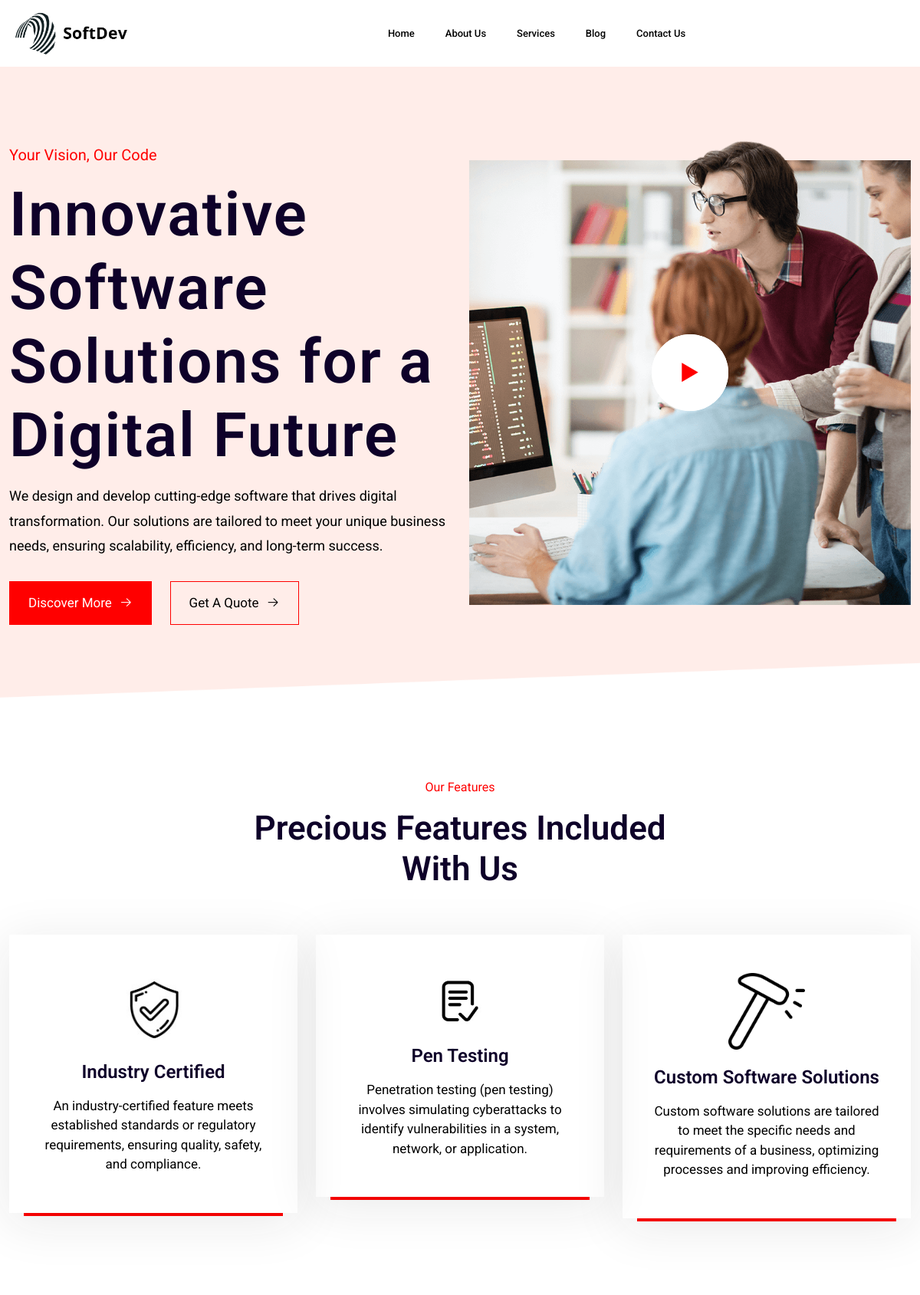
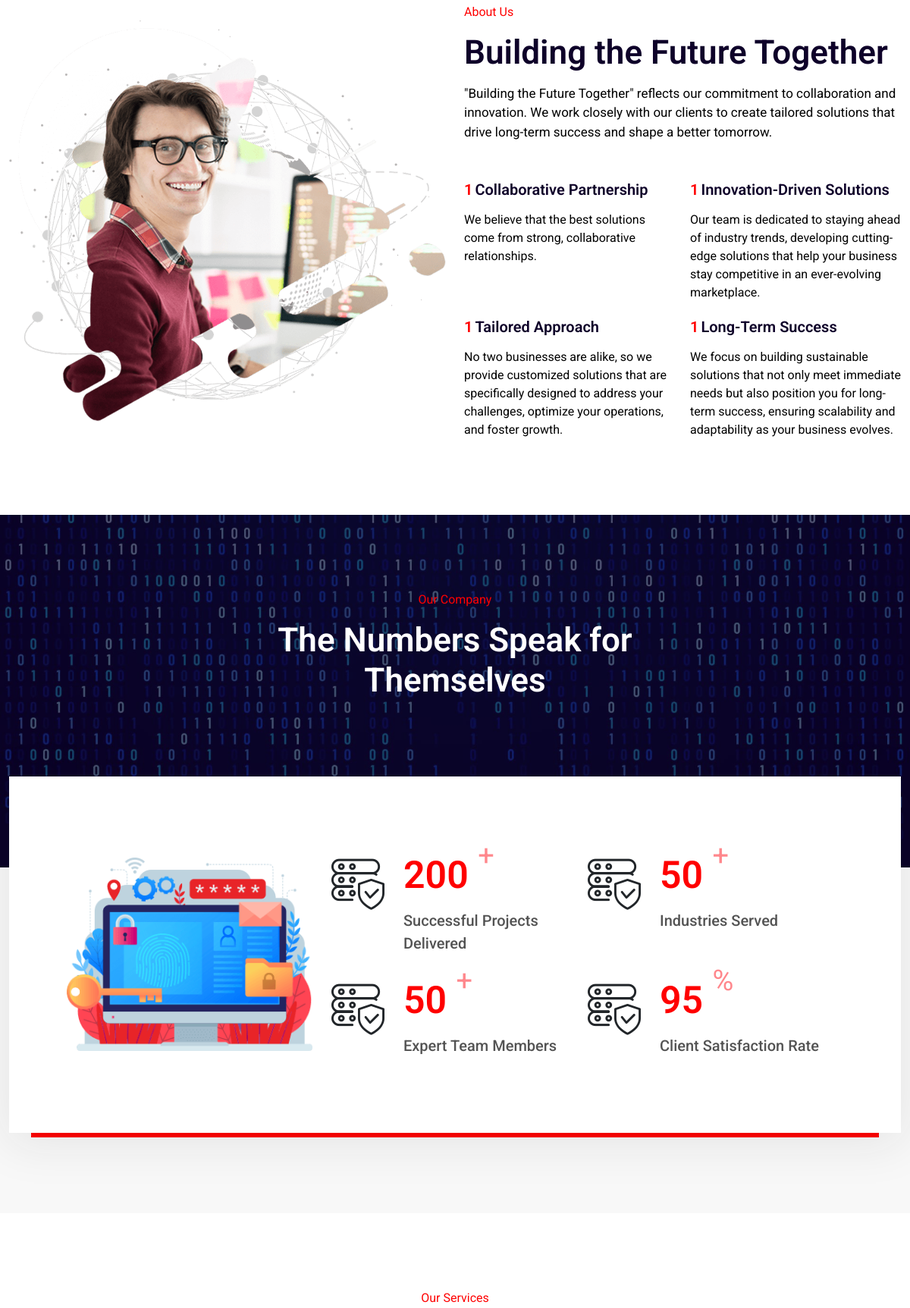
The page / (upper part) on the database its author committed (2 pictures, top to bottom).
### website/models.py (models this page shows)
class Slider(models.Model):
    slider_subtitle = models.CharField(max_length=100)
    slider_title = models.CharField(max_length=100)
    slider_details = models.TextField()
    slider_image = models.ImageField(upload_to='static/')
    slider_video_link = models.URLField()

class Feature(models.Model):
    feature_image = models.ImageField(upload_to='static/')
    feature_title = models.CharField(max_length=100)
    feature_details = models.TextField()

class About(models.Model):
    about_heading = models.CharField(max_length=100)
    about_details = models.TextField()
    about_image = models.ImageField(upload_to='static/')
    about_point_1_title = models.CharField(max_length=100)
    about_point_1_details = models.TextField()
    about_point_2_title = models.CharField(max_length=100)
    about_point_2_details = models.TextField()
    about_point_3_title = models.CharField(max_length=100)
    about_point_3_details = models.TextField()
    about_point_4_title = models.CharField(max_length=100)
    about_point_4_details = models.TextField()

class Counter(models.Model):
    counter_image = models.ImageField(upload_to='static/')
    count_1_title = models.CharField(max_length=100)
    count_1_value = models.IntegerField()
    count_2_title = models.CharField(max_length=100)
    count_2_value = models.IntegerField()
    count_3_title = models.CharField(max_length=100)
    count_3_value = models.IntegerField()
    count_4_title = models.CharField(max_length=100)
    count_4_value = models.IntegerField()

### website/views.py (the view)
# urls.py: 2. Add a URL to urlpatterns:  path('', views.home, name='home')
def home(req):
    features = models.Feature.objects.all()
    about = models.About.objects.all()
    counters = models.Counter.objects.all()
    services = models.Service.objects.all()
    sliders = models.Slider.objects.all()
    challenge = models.Challenge.objects.all()
    projects = models.Project.objects.all()
    wcu = models.WhyChooseUs.objects.all()
    testimonials = models.Testimonial.objects.all()
    blog = models.Blog.objects.all()
    partners = models.Partner.objects.all()
    obj = {"features":features,"about":about,"counters":counters,"services":services,"sliders":sliders,"challenge":challenge,
           "projects":projects,"wcu":wcu,"testimonials":testimonials,"blog":blog,"partners":partners}
    return render(req,"home.html",obj)

### template/home.html (shortened to what this page needs)
{% include "navbar.html" %}
 <header class="header-banner">
    <div class="container-fluid">
        <div class="row align-items-center">
            {% for i in sliders %}
            <div class="col-sm-12 col-md-12 col-lg-6">
                <div class="header-content header-content-full">
                    <small>{{i.slider_subtitle}}</small>
                    <h1>{{i.slider_title}}</h1>
                    <p>{{i.slider_details}} </p>
                    <div class="header-button">
                        <a href="#" class="btn no-radius">Discover More <i class="flaticon-right-arrow-2"></i></a>
                        <a href="#" class="no-radius btn btn-border btn-border-black">Get A Quote <i class="flaticon-right-arrow-2"></i></a>
                    </div>
                </div>
            </div>
            <div class="col-sm-12 col-md-12 col-lg-6 pb-30">
                <div class="header-content-image text-center">
                    <div class="header-video-button">
                        <a href="{{i.slider_video_link}}" id="video-popup"><i class="flaticon-play-button"></i></a>
                    </div>
                </div>
            </div>
        {% endfor %}
        </div>
    </div>
</header>
<section class="feature-section pt-100 pb-70">
    <div class="container">
        <div class="section-title">
            <small>Our Features</small>
            <h2>Precious Features Included With Us</h2>
        </div>
        <div class="row">
            {% for i in features %}
            <div class="col-sm-12 col-md-6 col-lg-4 pb-30">
                <div class="feature-card">
                    <div class="feature-card-inner">
                        <div class="feature-card-thumb">
                            <img src="/{{i.feature_image}} "width="100px">
                        </div>
                        <div class="feature-card-content">
                            <h3>{{i.feature_title}}</h3>
                            <p>{{i.feature_details}}</p>
                        </div>
                    </div>
                </div>
            </div>
            {% endfor %}
        </div>
    </div>
</section>
{% for i in about %}
<section class="about-section pb-70">
    <div class="container-fluid">
        <div class="row align-items-center">
            <div class="col-sm-12 col-lg-6 pb-30">
                <div class="about-item-image text-center">
                    <img src="{{i.about_image}}" alt="about">
                </div>
            </div>
            <div class="col-sm-12 col-lg-6 pb-10">
                <div class="max-585 mx-auto mx-lg-0">
                    <div class="about-item-text">
                        <div class="section-title section-title-left text-start">
                            <small>About Us</small>
                            <h2>{{i.about_heading}}</h2>
                            <p>{{i.about_details}}</p>
                        </div>
                        <div class="about-content-list">
                            <div class="about-list-item">
                                <h3><span>{{forloop.counter}}</span>{{i.about_point_1_title}}</h3>
                                <p>{{i.about_point_1_details}}</p>
                            </div>
                            <div class="about-list-item">
                                <h3><span>{{forloop.counter}}</span>{{i.about_point_2_title}}</h3>
                                <p>{{i.about_point_2_details}}</p>
                            </div>
                            <div class="about-list-item">
                                <h3><span>{{forloop.counter}}</span>{{i.about_point_3_title}}</h3>
                                <p>{{i.about_point_3_details}}</p>
                            </div>
                            <div class="about-list-item">
                                <h3><span>{{forloop.counter}}</span>{{i.about_point_4_title}}</h3>
                                <p>{{i.about_point_4_details}}</p>
                            </div>
                        </div>
                    </div>
                </div>
            </div>
        </div>
    </div>
</section>
{% endfor %}
 {% for i in counters %}
<section class="company-info-section pb-100 bg-off-white">
    <div class="company-info-bg extra-bottom-space">
        <div class="container">
            <div class="section-title position-relative section-title-white mb-0">
                <small>Our Company</small>
                <h2 class="m-0">The Numbers Speak for Themselves</h2>
            </div>
        </div>
    </div>
    <div class="container">
        <div class="company-info-box section-minus-margin border-bottom">
            <div class="company-info-data pt-100 pb-70 bg-white position-relative">
                <div class="row align-items-center">
                    <div class="col-sm-12 col-lg-4 pb-30">
                        <div class="info-item-image text-center">
                            <img src="/{{i.counter_image}}" alt="info">
                        </div>
                    </div>
                    <div class="col-sm-12 col-lg-8">
                        <div class="counter-item-content">
                            <div class="counter-content-list">
                                <div class="counter-content-thumb">
                                    <i class="flaticon-secure"></i>
                                </div>
                                <div class="counter-content-text">
                                    <h3 class="color-main"><span class="counter">{{i.count_1_value}}</span> <sup>+</sup></h3>
                                    <p>{{i.count_1_title}}</p>
                                </div>
                            </div>
                            <div class="counter-content-list">
                                <div class="counter-content-thumb">
                                    <i class="flaticon-secure"></i>
                                </div>
                                <div class="counter-content-text">
                                    <h3 class="color-main"><span class="counter">{{i.count_2_value}}</span> <sup>+</sup></h3>
                                    <p>{{i.count_2_title}}</p>
                                </div>
                            </div>
                            <div class="counter-content-list">
                                <div class="counter-content-thumb">
                                    <i class="flaticon-secure"></i>
                                </div>
                                <div class="counter-content-text">
                                    <h3 class="color-main"><span class="counter">{{i.count_3_value}}</span> <sup>+</sup></h3>
                                    <p>{{i.count_3_title}}</p>
                                </div>
                            </div>
                            <div class="counter-content-list">
                                <div class="counter-content-thumb">
                                    <i class="flaticon-secure"></i>
                                </div>
                                <div class="counter-content-text">
                                    <h3 class="color-main"><span class="counter">{{i.count_4_value}}</span> <sup>%</sup></h3>
                                    <p>{{i.count_4_title}}</p>
                                </div>
                            </div>
                        </div>
                    </div>
                </div>
            </div>
        </div>
    </div>
</section>
{% endfor %}
<section class="service-section p-tb-100">
    <div class="container">
        <div class="section-title">
            <small>Our Services</small>
        </div>
    </div>
</section>
{% include "footer.html" %}

### static/assets/css/responsive.css (style rules this page uses)
@media only screen and (min-width : 1200px) { .container, .container-lg, .container-md, .container-sm, .container-xl { max-width: 1230px; } }

### rows shown on the page
Slider: slider_subtitle "Your Vision, Our Code", slider_title "Innovative Software Solutions for a Digital Future", slider_details "We design and develop cutting-edge software that drives digital transformation. Our solutions are tailored to meet your unique business needs, ensuring scalability, efficiency, and long-term success."
Feature: feature_image (picture), feature_title "Industry Certified", feature_details "An industry-certified feature meets established standards or regulatory requirements, ensuring quality, safety, and compliance."
Feature: feature_image (picture), feature_title "Pen Testing", feature_details "Penetration testing (pen testing) involves simulating cyberattacks to identify vulnerabilities in a system, network, or application."
Feature: feature_image (picture), feature_title "Custom Software Solutions", feature_details "Custom software solutions are tailored to meet the specific needs and requirements of a business, optimizing processes and improving efficiency."
About: about_image (picture), about_heading "Building the Future Together", about_details "\"Building the Future Together\" reflects our commitment to collaboration and innovation. We work closely with our clients to create tailored solutions that drive long-term success and shape a better tomorrow.", about_point_1_title "Collaborative Partnership", about_point_1_details "We believe that the best solutions come from strong, collaborative relationships.", about_point_2_title "Innovation-Driven Solutions", about_point_2_details "Our team is dedicated to staying ahead of industry trends, developing cutting-edge solutions that help your business stay competitive in an ever-evolving marketplace.", about_point_3_title "Tailored Approach", about_point_3_details "No two businesses are alike, so we provide customized solutions that are specifically designed to address your challenges, optimize your operations, and foster growth.", about_point_4_title "Long-Term Success", about_point_4_details "We focus on building sustainable solutions that not only meet immediate needs but also position you for long-term success, ensuring scalability and adaptability as your business evolves."
Counter: counter_image (picture), count_1_value "200", count_1_title "Successful Projects Delivered", count_2_value "50", count_2_title "Industries Served", count_3_value "50", count_3_title "Expert Team Members", count_4_value "95", count_4_title "Client Satisfaction Rate"
